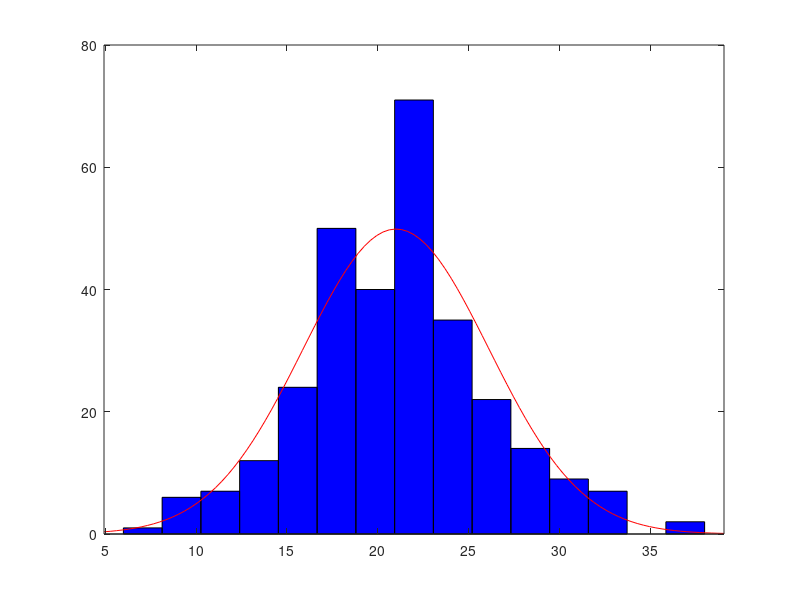

Reproduce this figure in MATLAB. (Note: this script raises an error after producing the figure.)
clc
clear
close all
dets = [24, 23, 29, 22, 24, 26, 26, 24, 23, 28, 21, 22, 32, 17, 30, 23, 25,...
       22, 27, 21, 26, 21, 25, 29, 28, 22, 31, 20, 27, 18, 33, 18, 21, 25,...
       28, 29, 24, 31, 24, 20, 22, 19, 25, 21, 31, 13, 27, 24, 21, 33, 27,...
       15, 27, 31, 33, 27, 29, 25, 32, 33, 24, 15, 21, 23, 23, 22, 34, 23,...
       22, 25, 14, 32, 28, 27, 34, 18, 23, 33, 20, 21, 30, 29, 34, 22, 25,...
       31, 34, 24, 24, 21, 33, 29, 19, 26, 23, 30, 27, 20, 29, 16, 23, 17,...
       23, 23, 33, 22, 25, 20, 26, 26, 32, 17, 22, 25, 20, 18, 20, 24, 27,...
       26, 21, 25, 26, 16, 26, 30, 27, 23, 35, 21, 31, 22, 24, 33, 17, 14,...
       28, 35, 19, 31, 24, 22, 17, 25, 22, 31, 24, 28, 29, 28, 21, 27, 12,...
       28, 23, 26, 31, 29, 19, 37, 24, 30, 23, 22, 21, 31, 34, 25, 24, 22,...
       23, 23, 27, 16, 14, 15, 21, 26, 29, 20, 23, 20, 13, 37, 30, 24, 21,...
       26, 27, 27, 25, 19, 29, 24, 25, 28, 18, 27, 30, 26, 30, 26, 25, 17,...
       32, 24, 14, 28, 19, 31, 20, 23, 19, 25, 33, 28, 22, 23, 27, 28, 28,...
       30, 29, 24, 24, 24, 22, 19, 32, 29, 31, 22, 15, 11, 24, 17, 34, 19,...
       18, 26, 28, 24, 29, 21, 24, 20, 24, 20, 23, 42, 21, 15, 26, 36, 24,...
       29, 22, 22, 27, 30, 22, 16, 19, 25, 28, 29, 20, 36, 29, 33, 28, 30,...
       20, 25, 26, 32, 22, 18, 19, 29, 27, 28, 27, 39, 23, 23, 19, 24, 13,...
       24, 23, 32, 20, 21, 26, 19, 18, 31, 19, 20];



dets1 = [ 1,  9,  6,  6,  1,  4,  5,  8, 10,  8,  3,  2,  4,  4,  3,  8, 12,...
        4,  7,  7,  6,  6,  3, 10,  7,  4,  4,  5,  5,  6,  6,  9,  1,  6,...
       10,  4,  6,  6,  6,  5,  9,  6,  7,  2,  0,  4, 10,  0,  9,  4,  5,...
        5,  4,  8,  2, 10,  4,  3,  5,  3,  3,  5,  5,  5,  9,  9,  6,  6,...
        9,  3,  3,  6,  6,  3,  2,  7,  5,  7, 10,  9,  7,  7,  8,  5,  2,...
        2,  8,  2, 10,  4,  6,  9,  9,  7,  5,  2,  7,  9,  8,  7,  5, 13,...
        2,  6,  9,  7,  7,  5,  3,  5,  7,  7,  6,  6,  7,  5,  5,  6,  6,...
        2,  4,  3,  1,  2,  6,  4,  7,  4,  9,  9,  5,  5,  0,  6,  7,  5,...
        4,  7,  5,  6,  6,  6,  6,  6,  2,  3,  5,  1,  5,  8, 12,  7,  2,...
        6,  6,  4,  3,  9,  3,  8,  8,  7,  0, 11,  7,  5, 10,  3,  2,  5,...
        3,  6,  4,  8,  6,  2,  7,  6,  5,  1,  5,  7,  2,  3,  6,  5,  5,...
        5,  5,  8,  3,  3,  7,  3, 10,  4,  4,  9,  9,  3,  4, 12,  6,  7,...
        7,  6,  1,  5,  8,  6,  1,  6,  7,  7,  7,  7,  3,  7,  5,  0,  5,...
        8,  7,  4,  6,  8,  7,  8,  5,  9,  0,  7,  5,  7,  7,  6, 14,  2,...
        2,  8,  5,  3,  2,  7,  1,  9,  2,  6,  9,  3,  2,  5,  9,  6,  4,...
        7,  7,  6,  2,  8,  9,  6,  6,  6,  5,  6,  5,  3, 11,  9,  5,  7,...
        5,  5,  4,  5,  5,  4,  3,  5,  4,  6,  7,  6,  4,  6,  7,  6, 10,...
        9,  1,  3,  9,  8,  7,  5, 10,  7,  0,  4];

dets_3y = [18, 24, 25, 25, 18, 17, 21, 22, 18, 22, 23, 18, 31, 16, 22, 14, 19,...
       21, 23, 22, 27, 19, 13, 32, 33, 15, 15, 36, 18, 28, 16, 21, 25, 22,...
       18, 24, 23, 17, 24, 18, 23, 15, 11, 16, 30, 25, 23, 21, 32, 23, 15,...
       19, 20, 29, 27, 24, 16, 24, 29, 20, 22, 26, 10, 10, 15, 27, 21, 16,...
       27, 27, 20, 21, 20, 22, 21, 22, 24, 17, 26, 25, 26, 27, 18, 29, 30,...
       25, 20, 10, 19, 22, 17, 22, 21, 16, 32, 22, 23, 22, 24, 12, 18, 19,...
       28, 28, 23, 17, 21, 22, 26, 16,  6, 15, 19, 14, 20, 18, 18, 20, 24,...
       28, 18, 17, 24, 12, 21, 19, 28, 26, 14, 19, 20, 11, 13, 22, 14, 26,...
       10, 25, 13, 17, 22, 17, 24, 21, 18, 19, 20, 15, 21, 20, 29, 14, 17,...
       30, 17, 21, 20, 27, 21, 18, 22, 21, 21, 21, 19, 20, 18, 32, 20, 16,...
       17, 18, 29, 21, 17, 16, 18, 24, 11, 27, 19, 16, 19, 21, 19, 31, 22,...
       21, 16, 18, 17, 31, 18, 26, 30, 19, 20, 28, 21, 14, 17, 16, 15, 23,...
       28, 19, 25, 22, 18, 20, 21, 22, 32, 10, 17, 25, 14, 23, 17, 32, 24,...
       24, 21, 31, 24, 24, 19, 13, 24, 23, 23, 28, 21, 15, 17, 24, 25, 22,...
       21, 17, 22, 17, 18, 20, 10, 23, 24, 11, 20, 28, 21, 18, 22, 25, 17,...
       18, 12, 27, 20, 22, 20, 24, 17, 22, 27, 18, 31, 25, 27, 20, 16, 22,...
       20, 21, 22, 25, 17, 22, 18, 18, 21, 27, 27, 18, 25, 20, 24, 38, 26,...
       13, 19, 25, 16, 27, 19, 22, 18, 21, 23, 16];
figure()
ax = gca;
de = histfit(dets_3y,15);
legend('Deterministic Scheduler for 3Y mission','Normal Curve, \mu = 21, \sigma = 5.1', fontsize = 15)
title('Histogram plot for number of Detection', 'Interpreter','latex', FontSize=15,FontWeight = 'bold')
xlabel('Number of unique planet detections', 'Interpreter','latex',FontSize=15,FontWeight = 'bold')
ylabel('Frequency of Occurance','Interpreter','latex',FontSize=15,FontWeight = 'bold')
ax.FontSize = 14;
hold on
figure()
ax1 = gca;
h = histfit(dets,15);
h(1).FaceColor = 'Yellow';
h(2).Color = [.2 .2 .2];
hold on
H = histfit(dets1,15);
H(1).FaceColor = 'red';
H(2).Color = 'blue';
legend('Deterministic Scheduler','Normal Curve, \mu = 24.7, \sigma = 5.3','Random Walk Scheduler', 'Normal Curve, \mu = 5.6, \sigma = 2.5', fontsize = 15,FontWeight = 'bold')
title('Histogram plot for number of Detection', 'Interpreter','latex', FontSize=15,FontWeight = 'bold')
xlabel('Number of unique planet detections', 'Interpreter','latex',FontSize=15,FontWeight = 'bold')
ylabel('Frequency of Occurance','Interpreter','latex',FontSize=15,FontWeight = 'bold')
ax1.FontSize = 14;